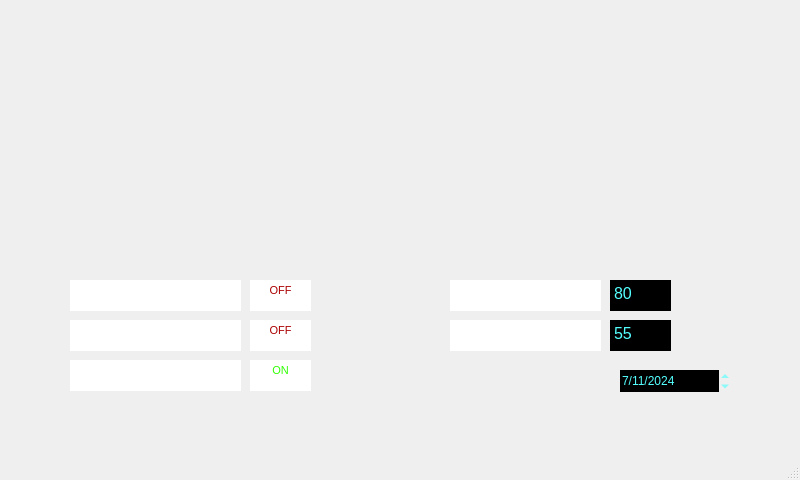
<?xml version="1.0" encoding="UTF-8"?>
<ui version="4.0">
 <class>MainWindow</class>
 <widget class="QMainWindow" name="MainWindow">
  <property name="geometry">
   <rect>
    <x>0</x>
    <y>0</y>
    <width>800</width>
    <height>480</height>
   </rect>
  </property>
  <property name="windowTitle">
   <string>MainWindow</string>
  </property>
  <property name="autoFillBackground">
   <bool>true</bool>
  </property>
  <property name="styleSheet">
   <string notr="true">background-image: url(./background.jpg)
</string>
  </property>
  <widget class="QWidget" name="centralwidget">
   <widget class="AnalogGaugeWidget" name="widget" native="true">
    <property name="geometry">
     <rect>
      <x>90</x>
      <y>90</y>
      <width>211</width>
      <height>181</height>
     </rect>
    </property>
   </widget>
   <widget class="QLabel" name="Sign">
    <property name="geometry">
     <rect>
      <x>360</x>
      <y>150</y>
      <width>81</width>
      <height>81</height>
     </rect>
    </property>
    <property name="text">
     <string/>
    </property>
    <property name="pixmap">
     <pixmap>Stop.jpg</pixmap>
    </property>
    <property name="scaledContents">
     <bool>true</bool>
    </property>
   </widget>
   <widget class="QTextEdit" name="textEdit">
    <property name="geometry">
     <rect>
      <x>70</x>
      <y>280</y>
      <width>171</width>
      <height>31</height>
     </rect>
    </property>
    <property name="autoFillBackground">
     <bool>true</bool>
    </property>
    <property name="frameShape">
     <enum>QFrame::NoFrame</enum>
    </property>
    <property name="html">
     <string>&lt;!DOCTYPE HTML PUBLIC &quot;-//W3C//DTD HTML 4.0//EN&quot; &quot;http://www.w3.org/TR/REC-html40/strict.dtd&quot;&gt;
&lt;html&gt;&lt;head&gt;&lt;meta name=&quot;qrichtext&quot; content=&quot;1&quot; /&gt;&lt;style type=&quot;text/css&quot;&gt;
p, li { white-space: pre-wrap; }
&lt;/style&gt;&lt;/head&gt;&lt;body style=&quot; font-family:'MS Shell Dlg 2'; font-size:7.8pt; font-weight:400; font-style:normal;&quot;&gt;
&lt;p align=&quot;center&quot; style=&quot; margin-top:12px; margin-bottom:12px; margin-left:0px; margin-right:0px; -qt-block-indent:0; text-indent:0px;&quot;&gt;&lt;span style=&quot; font-size:6pt; font-weight:600; color:#ffffff;&quot;&gt;Cruise control mode&lt;/span&gt;&lt;/p&gt;&lt;/body&gt;&lt;/html&gt;</string>
    </property>
   </widget>
   <widget class="QTextEdit" name="textEdit_2">
    <property name="geometry">
     <rect>
      <x>70</x>
      <y>360</y>
      <width>171</width>
      <height>31</height>
     </rect>
    </property>
    <property name="autoFillBackground">
     <bool>true</bool>
    </property>
    <property name="frameShape">
     <enum>QFrame::NoFrame</enum>
    </property>
    <property name="html">
     <string>&lt;!DOCTYPE HTML PUBLIC &quot;-//W3C//DTD HTML 4.0//EN&quot; &quot;http://www.w3.org/TR/REC-html40/strict.dtd&quot;&gt;
&lt;html&gt;&lt;head&gt;&lt;meta name=&quot;qrichtext&quot; content=&quot;1&quot; /&gt;&lt;style type=&quot;text/css&quot;&gt;
p, li { white-space: pre-wrap; }
&lt;/style&gt;&lt;/head&gt;&lt;body style=&quot; font-family:'MS Shell Dlg 2'; font-size:7.8pt; font-weight:400; font-style:normal;&quot;&gt;
&lt;p align=&quot;center&quot; style=&quot; margin-top:0px; margin-bottom:0px; margin-left:0px; margin-right:0px; -qt-block-indent:0; text-indent:0px;&quot;&gt;&lt;span style=&quot; font-size:6pt; font-weight:600; color:#ffffff;&quot;&gt; Light system mode&lt;/span&gt;&lt;/p&gt;&lt;/body&gt;&lt;/html&gt;</string>
    </property>
   </widget>
   <widget class="QTextEdit" name="textEdit_3">
    <property name="geometry">
     <rect>
      <x>70</x>
      <y>320</y>
      <width>171</width>
      <height>31</height>
     </rect>
    </property>
    <property name="autoFillBackground">
     <bool>true</bool>
    </property>
    <property name="frameShape">
     <enum>QFrame::NoFrame</enum>
    </property>
    <property name="html">
     <string>&lt;!DOCTYPE HTML PUBLIC &quot;-//W3C//DTD HTML 4.0//EN&quot; &quot;http://www.w3.org/TR/REC-html40/strict.dtd&quot;&gt;
&lt;html&gt;&lt;head&gt;&lt;meta name=&quot;qrichtext&quot; content=&quot;1&quot; /&gt;&lt;style type=&quot;text/css&quot;&gt;
p, li { white-space: pre-wrap; }
&lt;/style&gt;&lt;/head&gt;&lt;body style=&quot; font-family:'MS Shell Dlg 2'; font-size:7.8pt; font-weight:400; font-style:normal;&quot;&gt;
&lt;p align=&quot;center&quot; style=&quot; margin-top:0px; margin-bottom:0px; margin-left:0px; margin-right:0px; -qt-block-indent:0; text-indent:0px;&quot;&gt;&lt;span style=&quot; font-size:6pt; font-weight:600; color:#ffffff;&quot;&gt;Sign recognition mode&lt;/span&gt;&lt;/p&gt;&lt;/body&gt;&lt;/html&gt;</string>
    </property>
   </widget>
   <widget class="QTextEdit" name="SRM">
    <property name="geometry">
     <rect>
      <x>250</x>
      <y>320</y>
      <width>61</width>
      <height>31</height>
     </rect>
    </property>
    <property name="frameShape">
     <enum>QFrame::NoFrame</enum>
    </property>
    <property name="html">
     <string>&lt;!DOCTYPE HTML PUBLIC &quot;-//W3C//DTD HTML 4.0//EN&quot; &quot;http://www.w3.org/TR/REC-html40/strict.dtd&quot;&gt;
&lt;html&gt;&lt;head&gt;&lt;meta name=&quot;qrichtext&quot; content=&quot;1&quot; /&gt;&lt;style type=&quot;text/css&quot;&gt;
p, li { white-space: pre-wrap; }
&lt;/style&gt;&lt;/head&gt;&lt;body style=&quot; font-family:'MS Shell Dlg 2'; font-size:7.8pt; font-weight:400; font-style:normal;&quot;&gt;
&lt;p align=&quot;center&quot; style=&quot; margin-top:0px; margin-bottom:0px; margin-left:0px; margin-right:0px; -qt-block-indent:0; text-indent:0px;&quot;&gt;&lt;span style=&quot; font-size:8pt; color:#aa0000;&quot;&gt;OFF&lt;/span&gt;&lt;/p&gt;&lt;/body&gt;&lt;/html&gt;</string>
    </property>
   </widget>
   <widget class="QTextEdit" name="LSM">
    <property name="geometry">
     <rect>
      <x>250</x>
      <y>360</y>
      <width>61</width>
      <height>31</height>
     </rect>
    </property>
    <property name="frameShape">
     <enum>QFrame::NoFrame</enum>
    </property>
    <property name="html">
     <string>&lt;!DOCTYPE HTML PUBLIC &quot;-//W3C//DTD HTML 4.0//EN&quot; &quot;http://www.w3.org/TR/REC-html40/strict.dtd&quot;&gt;
&lt;html&gt;&lt;head&gt;&lt;meta name=&quot;qrichtext&quot; content=&quot;1&quot; /&gt;&lt;style type=&quot;text/css&quot;&gt;
p, li { white-space: pre-wrap; }
&lt;/style&gt;&lt;/head&gt;&lt;body style=&quot; font-family:'MS Shell Dlg 2'; font-size:7.8pt; font-weight:400; font-style:normal;&quot;&gt;
&lt;p align=&quot;center&quot; style=&quot; margin-top:0px; margin-bottom:0px; margin-left:0px; margin-right:0px; -qt-block-indent:0; text-indent:0px;&quot;&gt;&lt;span style=&quot; font-size:8pt; color:#30ff02;&quot;&gt;ON&lt;/span&gt;&lt;/p&gt;&lt;/body&gt;&lt;/html&gt;</string>
    </property>
   </widget>
   <widget class="QTextEdit" name="ACCM">
    <property name="geometry">
     <rect>
      <x>250</x>
      <y>280</y>
      <width>61</width>
      <height>31</height>
     </rect>
    </property>
    <property name="frameShape">
     <enum>QFrame::NoFrame</enum>
    </property>
    <property name="frameShadow">
     <enum>QFrame::Raised</enum>
    </property>
    <property name="html">
     <string>&lt;!DOCTYPE HTML PUBLIC &quot;-//W3C//DTD HTML 4.0//EN&quot; &quot;http://www.w3.org/TR/REC-html40/strict.dtd&quot;&gt;
&lt;html&gt;&lt;head&gt;&lt;meta name=&quot;qrichtext&quot; content=&quot;1&quot; /&gt;&lt;style type=&quot;text/css&quot;&gt;
p, li { white-space: pre-wrap; }
&lt;/style&gt;&lt;/head&gt;&lt;body style=&quot; font-family:'MS Shell Dlg 2'; font-size:7.8pt; font-weight:400; font-style:normal;&quot;&gt;
&lt;p align=&quot;center&quot; style=&quot; margin-top:0px; margin-bottom:0px; margin-left:0px; margin-right:0px; -qt-block-indent:0; text-indent:0px;&quot;&gt;&lt;span style=&quot; font-size:8pt; color:#aa0000;&quot;&gt;OFF&lt;/span&gt;&lt;/p&gt;&lt;/body&gt;&lt;/html&gt;</string>
    </property>
   </widget>
   <widget class="AnalogGaugeWidget" name="widget_2" native="true">
    <property name="geometry">
     <rect>
      <x>510</x>
      <y>90</y>
      <width>211</width>
      <height>181</height>
     </rect>
    </property>
   </widget>
   <widget class="QLabel" name="label">
    <property name="geometry">
     <rect>
      <x>330</x>
      <y>280</y>
      <width>151</width>
      <height>121</height>
     </rect>
    </property>
    <property name="text">
     <string/>
    </property>
    <property name="pixmap">
     <pixmap>Battary.jpg</pixmap>
    </property>
    <property name="scaledContents">
     <bool>true</bool>
    </property>
   </widget>
   <widget class="QDateEdit" name="dateEdit">
    <property name="enabled">
     <bool>true</bool>
    </property>
    <property name="geometry">
     <rect>
      <x>620</x>
      <y>370</y>
      <width>110</width>
      <height>22</height>
     </rect>
    </property>
    <property name="autoFillBackground">
     <bool>false</bool>
    </property>
    <property name="styleSheet">
     <string notr="true">background:rgb(0, 0, 0);color:rgb(85, 255, 255)</string>
    </property>
    <property name="wrapping">
     <bool>false</bool>
    </property>
    <property name="frame">
     <bool>false</bool>
    </property>
    <property name="keyboardTracking">
     <bool>false</bool>
    </property>
    <property name="dateTime">
     <datetime>
      <hour>0</hour>
      <minute>0</minute>
      <second>0</second>
      <year>2024</year>
      <month>11</month>
      <day>7</day>
     </datetime>
    </property>
    <property name="maximumDateTime">
     <datetime>
      <hour>23</hour>
      <minute>59</minute>
      <second>59</second>
      <year>2026</year>
      <month>12</month>
      <day>31</day>
     </datetime>
    </property>
    <property name="minimumDateTime">
     <datetime>
      <hour>0</hour>
      <minute>0</minute>
      <second>0</second>
      <year>2015</year>
      <month>9</month>
      <day>14</day>
     </datetime>
    </property>
    <property name="displayFormat">
     <string>d/M/yyyy</string>
    </property>
    <property name="calendarPopup">
     <bool>false</bool>
    </property>
   </widget>
   <widget class="QTextEdit" name="textEdit_4">
    <property name="geometry">
     <rect>
      <x>450</x>
      <y>280</y>
      <width>151</width>
      <height>31</height>
     </rect>
    </property>
    <property name="autoFillBackground">
     <bool>true</bool>
    </property>
    <property name="frameShape">
     <enum>QFrame::NoFrame</enum>
    </property>
    <property name="html">
     <string>&lt;!DOCTYPE HTML PUBLIC &quot;-//W3C//DTD HTML 4.0//EN&quot; &quot;http://www.w3.org/TR/REC-html40/strict.dtd&quot;&gt;
&lt;html&gt;&lt;head&gt;&lt;meta name=&quot;qrichtext&quot; content=&quot;1&quot; /&gt;&lt;style type=&quot;text/css&quot;&gt;
p, li { white-space: pre-wrap; }
&lt;/style&gt;&lt;/head&gt;&lt;body style=&quot; font-family:'MS Shell Dlg 2'; font-size:7.8pt; font-weight:400; font-style:normal;&quot;&gt;
&lt;p align=&quot;center&quot; style=&quot; margin-top:12px; margin-bottom:12px; margin-left:0px; margin-right:0px; -qt-block-indent:0; text-indent:0px;&quot;&gt;&lt;span style=&quot; color:#ffffff;&quot;&gt;MAX Speed&lt;/span&gt;&lt;/p&gt;&lt;/body&gt;&lt;/html&gt;</string>
    </property>
   </widget>
   <widget class="QTextEdit" name="textEdit_5">
    <property name="geometry">
     <rect>
      <x>450</x>
      <y>320</y>
      <width>151</width>
      <height>31</height>
     </rect>
    </property>
    <property name="autoFillBackground">
     <bool>true</bool>
    </property>
    <property name="frameShape">
     <enum>QFrame::NoFrame</enum>
    </property>
    <property name="html">
     <string>&lt;!DOCTYPE HTML PUBLIC &quot;-//W3C//DTD HTML 4.0//EN&quot; &quot;http://www.w3.org/TR/REC-html40/strict.dtd&quot;&gt;
&lt;html&gt;&lt;head&gt;&lt;meta name=&quot;qrichtext&quot; content=&quot;1&quot; /&gt;&lt;style type=&quot;text/css&quot;&gt;
p, li { white-space: pre-wrap; }
&lt;/style&gt;&lt;/head&gt;&lt;body style=&quot; font-family:'MS Shell Dlg 2'; font-size:7.8pt; font-weight:400; font-style:normal;&quot;&gt;
&lt;p align=&quot;center&quot; style=&quot; margin-top:12px; margin-bottom:12px; margin-left:0px; margin-right:0px; -qt-block-indent:0; text-indent:0px;&quot;&gt;&lt;span style=&quot; color:#ffffff;&quot;&gt;Safe Distance&lt;/span&gt;&lt;/p&gt;&lt;/body&gt;&lt;/html&gt;</string>
    </property>
   </widget>
   <widget class="QTextEdit" name="MS">
    <property name="geometry">
     <rect>
      <x>610</x>
      <y>280</y>
      <width>61</width>
      <height>31</height>
     </rect>
    </property>
    <property name="styleSheet">
     <string notr="true">background:rgb(0, 0, 0);color:rgb(85, 255, 255)</string>
    </property>
    <property name="frameShape">
     <enum>QFrame::NoFrame</enum>
    </property>
    <property name="frameShadow">
     <enum>QFrame::Raised</enum>
    </property>
    <property name="html">
     <string>&lt;!DOCTYPE HTML PUBLIC &quot;-//W3C//DTD HTML 4.0//EN&quot; &quot;http://www.w3.org/TR/REC-html40/strict.dtd&quot;&gt;
&lt;html&gt;&lt;head&gt;&lt;meta name=&quot;qrichtext&quot; content=&quot;1&quot; /&gt;&lt;style type=&quot;text/css&quot;&gt;
p, li { white-space: pre-wrap; }
&lt;/style&gt;&lt;/head&gt;&lt;body style=&quot; font-family:'MS Shell Dlg 2'; font-size:7.8pt; font-weight:400; font-style:normal;&quot;&gt;
&lt;p style=&quot; margin-top:0px; margin-bottom:0px; margin-left:0px; margin-right:0px; -qt-block-indent:0; text-indent:0px;&quot;&gt;&lt;span style=&quot; font-size:12pt;&quot;&gt;80&lt;/span&gt;&lt;/p&gt;&lt;/body&gt;&lt;/html&gt;</string>
    </property>
   </widget>
   <widget class="QTextEdit" name="SD">
    <property name="geometry">
     <rect>
      <x>610</x>
      <y>320</y>
      <width>61</width>
      <height>31</height>
     </rect>
    </property>
    <property name="acceptDrops">
     <bool>true</bool>
    </property>
    <property name="styleSheet">
     <string notr="true">background:rgb(0, 0, 0);color:rgb(85, 255, 255)</string>
    </property>
    <property name="frameShape">
     <enum>QFrame::NoFrame</enum>
    </property>
    <property name="frameShadow">
     <enum>QFrame::Raised</enum>
    </property>
    <property name="html">
     <string>&lt;!DOCTYPE HTML PUBLIC &quot;-//W3C//DTD HTML 4.0//EN&quot; &quot;http://www.w3.org/TR/REC-html40/strict.dtd&quot;&gt;
&lt;html&gt;&lt;head&gt;&lt;meta name=&quot;qrichtext&quot; content=&quot;1&quot; /&gt;&lt;style type=&quot;text/css&quot;&gt;
p, li { white-space: pre-wrap; }
&lt;/style&gt;&lt;/head&gt;&lt;body style=&quot; font-family:'MS Shell Dlg 2'; font-size:7.8pt; font-weight:400; font-style:normal;&quot;&gt;
&lt;p style=&quot; margin-top:0px; margin-bottom:0px; margin-left:0px; margin-right:0px; -qt-block-indent:0; text-indent:0px;&quot;&gt;&lt;span style=&quot; font-size:12pt;&quot;&gt;55&lt;/span&gt;&lt;/p&gt;&lt;/body&gt;&lt;/html&gt;</string>
    </property>
   </widget>
  </widget>
  <widget class="QStatusBar" name="statusbar"/>
 </widget>
 <customwidgets>
  <customwidget>
   <class>AnalogGaugeWidget</class>
   <extends>QWidget</extends>
   <header location="global">AnalogGaugeWidget.h</header>
   <container>1</container>
  </customwidget>
 </customwidgets>
 <resources>
  <include location="image.qrc"/>
 </resources>
 <connections/>
</ui>
